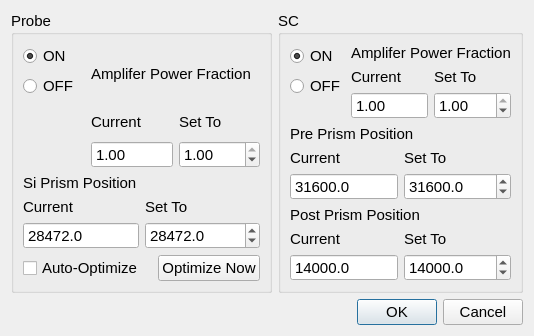
<?xml version="1.0" encoding="UTF-8"?>
<ui version="4.0">
 <class>Dialog</class>
 <widget class="QDialog" name="Dialog">
  <property name="geometry">
   <rect>
    <x>0</x>
    <y>0</y>
    <width>505</width>
    <height>323</height>
   </rect>
  </property>
  <property name="font">
   <font>
    <family>Arial</family>
    <pointsize>11</pointsize>
   </font>
  </property>
  <property name="windowTitle">
   <string>Dialog</string>
  </property>
  <layout class="QGridLayout" name="gridLayout_4">
   <item row="0" column="0">
    <widget class="QGroupBox" name="groupBox">
     <property name="title">
      <string>Probe</string>
     </property>
     <property name="flat">
      <bool>false</bool>
     </property>
     <layout class="QGridLayout" name="gridLayout">
      <item row="0" column="0">
       <layout class="QVBoxLayout" name="verticalLayout">
        <item>
         <widget class="QRadioButton" name="radioButtonProbeOn">
          <property name="text">
           <string>ON</string>
          </property>
          <property name="checked">
           <bool>true</bool>
          </property>
         </widget>
        </item>
        <item>
         <widget class="QRadioButton" name="radioButtonProbeOff">
          <property name="text">
           <string>OFF</string>
          </property>
         </widget>
        </item>
        <item>
         <spacer name="verticalSpacer">
          <property name="orientation">
           <enum>Qt::Vertical</enum>
          </property>
          <property name="sizeHint" stdset="0">
           <size>
            <width>20</width>
            <height>40</height>
           </size>
          </property>
         </spacer>
        </item>
       </layout>
      </item>
      <item row="0" column="1" colspan="2">
       <layout class="QVBoxLayout" name="verticalLayout_4">
        <item>
         <widget class="QLabel" name="label">
          <property name="text">
           <string>Amplifer Power Fraction</string>
          </property>
         </widget>
        </item>
        <item>
         <layout class="QHBoxLayout" name="horizontalLayout">
          <item>
           <layout class="QVBoxLayout" name="verticalLayout_2">
            <item>
             <widget class="QLabel" name="label_3">
              <property name="text">
               <string>Current</string>
              </property>
             </widget>
            </item>
            <item>
             <widget class="QDoubleSpinBox" name="spinBoxProbeReadAmp">
              <property name="readOnly">
               <bool>true</bool>
              </property>
              <property name="buttonSymbols">
               <enum>QAbstractSpinBox::NoButtons</enum>
              </property>
              <property name="maximum">
               <double>1.000000000000000</double>
              </property>
              <property name="singleStep">
               <double>0.100000000000000</double>
              </property>
              <property name="value">
               <double>1.000000000000000</double>
              </property>
             </widget>
            </item>
           </layout>
          </item>
          <item>
           <layout class="QVBoxLayout" name="verticalLayout_3">
            <item>
             <widget class="QLabel" name="label_2">
              <property name="text">
               <string>Set To</string>
              </property>
             </widget>
            </item>
            <item>
             <widget class="QDoubleSpinBox" name="spinBoxProbeSetAmp">
              <property name="maximum">
               <double>1.000000000000000</double>
              </property>
              <property name="singleStep">
               <double>0.100000000000000</double>
              </property>
              <property name="value">
               <double>1.000000000000000</double>
              </property>
             </widget>
            </item>
           </layout>
          </item>
         </layout>
        </item>
       </layout>
      </item>
      <item row="1" column="0" colspan="3">
       <layout class="QVBoxLayout" name="verticalLayout_5">
        <item>
         <widget class="QLabel" name="label_4">
          <property name="text">
           <string>Si Prism Position</string>
          </property>
         </widget>
        </item>
        <item>
         <layout class="QHBoxLayout" name="horizontalLayout_2">
          <item>
           <layout class="QVBoxLayout" name="verticalLayout_7">
            <item>
             <widget class="QLabel" name="label_6">
              <property name="text">
               <string>Current</string>
              </property>
             </widget>
            </item>
            <item>
             <widget class="QDoubleSpinBox" name="spinBoxProbeReadPrism">
              <property name="readOnly">
               <bool>true</bool>
              </property>
              <property name="buttonSymbols">
               <enum>QAbstractSpinBox::NoButtons</enum>
              </property>
              <property name="decimals">
               <number>1</number>
              </property>
              <property name="minimum">
               <double>26000.000000000000000</double>
              </property>
              <property name="maximum">
               <double>33000.000000000000000</double>
              </property>
              <property name="singleStep">
               <double>100.000000000000000</double>
              </property>
              <property name="value">
               <double>28472.000000000000000</double>
              </property>
             </widget>
            </item>
           </layout>
          </item>
          <item>
           <layout class="QVBoxLayout" name="verticalLayout_6">
            <item>
             <widget class="QLabel" name="label_5">
              <property name="text">
               <string>Set To</string>
              </property>
             </widget>
            </item>
            <item>
             <widget class="QDoubleSpinBox" name="spinBoxProbeSetPrism">
              <property name="decimals">
               <number>1</number>
              </property>
              <property name="minimum">
               <double>26000.000000000000000</double>
              </property>
              <property name="maximum">
               <double>33000.000000000000000</double>
              </property>
              <property name="singleStep">
               <double>100.000000000000000</double>
              </property>
              <property name="value">
               <double>28472.000000000000000</double>
              </property>
             </widget>
            </item>
           </layout>
          </item>
         </layout>
        </item>
       </layout>
      </item>
      <item row="2" column="0" colspan="2">
       <widget class="QCheckBox" name="checkBoxProbeAutoOpti">
        <property name="text">
         <string>Auto-Optimize  </string>
        </property>
       </widget>
      </item>
      <item row="2" column="2">
       <widget class="QPushButton" name="pushButtonProbeOptiNow">
        <property name="text">
         <string>Optimize Now</string>
        </property>
       </widget>
      </item>
     </layout>
    </widget>
   </item>
   <item row="0" column="1">
    <widget class="QGroupBox" name="groupBox_2">
     <property name="title">
      <string>SC</string>
     </property>
     <property name="flat">
      <bool>false</bool>
     </property>
     <layout class="QGridLayout" name="gridLayout_3">
      <item row="0" column="1" colspan="2">
       <layout class="QVBoxLayout" name="verticalLayout_16">
        <item>
         <widget class="QLabel" name="label_13">
          <property name="text">
           <string>Amplifer Power Fraction</string>
          </property>
         </widget>
        </item>
        <item>
         <layout class="QHBoxLayout" name="horizontalLayout_5">
          <item>
           <layout class="QVBoxLayout" name="verticalLayout_18">
            <item>
             <widget class="QLabel" name="label_15">
              <property name="text">
               <string>Current</string>
              </property>
             </widget>
            </item>
            <item>
             <widget class="QDoubleSpinBox" name="spinBoxSCReadAmp">
              <property name="readOnly">
               <bool>true</bool>
              </property>
              <property name="buttonSymbols">
               <enum>QAbstractSpinBox::NoButtons</enum>
              </property>
              <property name="maximum">
               <double>1.000000000000000</double>
              </property>
              <property name="singleStep">
               <double>0.100000000000000</double>
              </property>
              <property name="value">
               <double>1.000000000000000</double>
              </property>
             </widget>
            </item>
           </layout>
          </item>
          <item>
           <layout class="QVBoxLayout" name="verticalLayout_17">
            <item>
             <widget class="QLabel" name="label_14">
              <property name="text">
               <string>Set To</string>
              </property>
             </widget>
            </item>
            <item>
             <widget class="QDoubleSpinBox" name="spinBoxSCSetAmp">
              <property name="maximum">
               <double>1.000000000000000</double>
              </property>
              <property name="singleStep">
               <double>0.100000000000000</double>
              </property>
              <property name="value">
               <double>1.000000000000000</double>
              </property>
             </widget>
            </item>
           </layout>
          </item>
         </layout>
        </item>
       </layout>
      </item>
      <item row="1" column="0" colspan="3">
       <layout class="QVBoxLayout" name="verticalLayout_19">
        <item>
         <widget class="QLabel" name="label_16">
          <property name="text">
           <string>Pre Prism Position</string>
          </property>
         </widget>
        </item>
        <item>
         <layout class="QHBoxLayout" name="horizontalLayout_6">
          <item>
           <layout class="QVBoxLayout" name="verticalLayout_21">
            <item>
             <widget class="QLabel" name="label_18">
              <property name="text">
               <string>Current</string>
              </property>
             </widget>
            </item>
            <item>
             <widget class="QDoubleSpinBox" name="spinBoxSCReadPre">
              <property name="readOnly">
               <bool>true</bool>
              </property>
              <property name="buttonSymbols">
               <enum>QAbstractSpinBox::NoButtons</enum>
              </property>
              <property name="decimals">
               <number>1</number>
              </property>
              <property name="minimum">
               <double>26000.000000000000000</double>
              </property>
              <property name="maximum">
               <double>33000.000000000000000</double>
              </property>
              <property name="singleStep">
               <double>100.000000000000000</double>
              </property>
              <property name="value">
               <double>31600.000000000000000</double>
              </property>
             </widget>
            </item>
           </layout>
          </item>
          <item>
           <layout class="QVBoxLayout" name="verticalLayout_20">
            <item>
             <widget class="QLabel" name="label_17">
              <property name="text">
               <string>Set To</string>
              </property>
             </widget>
            </item>
            <item>
             <widget class="QDoubleSpinBox" name="spinBoxSCSetPre">
              <property name="decimals">
               <number>1</number>
              </property>
              <property name="minimum">
               <double>26000.000000000000000</double>
              </property>
              <property name="maximum">
               <double>33000.000000000000000</double>
              </property>
              <property name="singleStep">
               <double>100.000000000000000</double>
              </property>
              <property name="value">
               <double>31600.000000000000000</double>
              </property>
             </widget>
            </item>
           </layout>
          </item>
         </layout>
        </item>
       </layout>
      </item>
      <item row="0" column="0">
       <layout class="QVBoxLayout" name="verticalLayout_15">
        <item>
         <widget class="QRadioButton" name="radioButtonSCOn">
          <property name="text">
           <string>ON</string>
          </property>
          <property name="checked">
           <bool>true</bool>
          </property>
         </widget>
        </item>
        <item>
         <widget class="QRadioButton" name="radioButtonSCOff">
          <property name="text">
           <string>OFF</string>
          </property>
         </widget>
        </item>
        <item>
         <spacer name="verticalSpacer_3">
          <property name="orientation">
           <enum>Qt::Vertical</enum>
          </property>
          <property name="sizeHint" stdset="0">
           <size>
            <width>20</width>
            <height>40</height>
           </size>
          </property>
         </spacer>
        </item>
       </layout>
      </item>
      <item row="2" column="0" colspan="3">
       <layout class="QVBoxLayout" name="verticalLayout_22">
        <item>
         <widget class="QLabel" name="label_19">
          <property name="text">
           <string>Post Prism Position</string>
          </property>
         </widget>
        </item>
        <item>
         <layout class="QHBoxLayout" name="horizontalLayout_7">
          <item>
           <layout class="QVBoxLayout" name="verticalLayout_24">
            <item>
             <widget class="QLabel" name="label_21">
              <property name="text">
               <string>Current</string>
              </property>
             </widget>
            </item>
            <item>
             <widget class="QDoubleSpinBox" name="spinBoxSCReadPost">
              <property name="readOnly">
               <bool>true</bool>
              </property>
              <property name="buttonSymbols">
               <enum>QAbstractSpinBox::NoButtons</enum>
              </property>
              <property name="decimals">
               <number>1</number>
              </property>
              <property name="minimum">
               <double>10000.000000000000000</double>
              </property>
              <property name="maximum">
               <double>18000.000000000000000</double>
              </property>
              <property name="singleStep">
               <double>100.000000000000000</double>
              </property>
              <property name="value">
               <double>14000.000000000000000</double>
              </property>
             </widget>
            </item>
           </layout>
          </item>
          <item>
           <layout class="QVBoxLayout" name="verticalLayout_23">
            <item>
             <widget class="QLabel" name="label_20">
              <property name="text">
               <string>Set To</string>
              </property>
             </widget>
            </item>
            <item>
             <widget class="QDoubleSpinBox" name="spinBoxSCSetPost">
              <property name="decimals">
               <number>1</number>
              </property>
              <property name="minimum">
               <double>10000.000000000000000</double>
              </property>
              <property name="maximum">
               <double>18000.000000000000000</double>
              </property>
              <property name="singleStep">
               <double>100.000000000000000</double>
              </property>
              <property name="value">
               <double>14000.000000000000000</double>
              </property>
             </widget>
            </item>
           </layout>
          </item>
         </layout>
        </item>
       </layout>
      </item>
     </layout>
    </widget>
   </item>
   <item row="1" column="0" colspan="2">
    <widget class="QDialogButtonBox" name="buttonBox">
     <property name="orientation">
      <enum>Qt::Horizontal</enum>
     </property>
     <property name="standardButtons">
      <set>QDialogButtonBox::Cancel|QDialogButtonBox::Ok</set>
     </property>
    </widget>
   </item>
  </layout>
 </widget>
 <resources/>
 <connections>
  <connection>
   <sender>buttonBox</sender>
   <signal>accepted()</signal>
   <receiver>Dialog</receiver>
   <slot>accept()</slot>
   <hints>
    <hint type="sourcelabel">
     <x>248</x>
     <y>254</y>
    </hint>
    <hint type="destinationlabel">
     <x>157</x>
     <y>274</y>
    </hint>
   </hints>
  </connection>
  <connection>
   <sender>buttonBox</sender>
   <signal>rejected()</signal>
   <receiver>Dialog</receiver>
   <slot>reject()</slot>
   <hints>
    <hint type="sourcelabel">
     <x>316</x>
     <y>260</y>
    </hint>
    <hint type="destinationlabel">
     <x>286</x>
     <y>274</y>
    </hint>
   </hints>
  </connection>
 </connections>
</ui>
